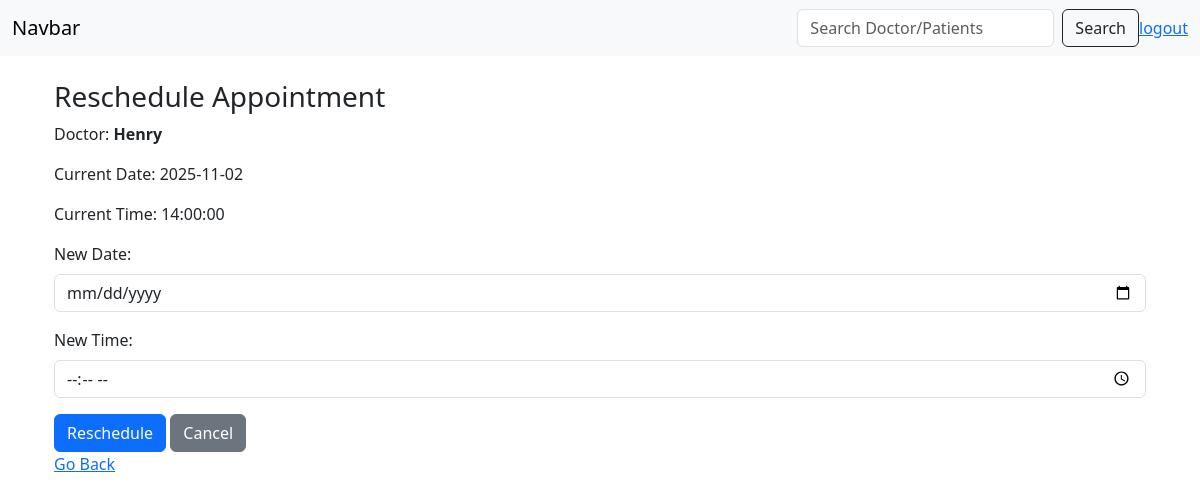
/patient_dashboard/reschedule/1 (signed in), run on the app's committed database.
### application/models.py (models this page shows)
class Doctor(db.Model):
    __tablename__ = "doctor"
    id=db.Column(db.Integer(),primary_key=True,autoincrement=True)
    doctor_id = db.Column(db.Integer(),db.ForeignKey('user.user_id'),nullable=False)
    name = db.Column(db.String(100),nullable=False)
    username = db.Column(db.String(100),nullable=False)
    department = db.Column(db.String(100),db.ForeignKey("department.department_name"),nullable=False)
    availability = db.Column(db.String(200), nullable=True)
    appointments = db.relationship("Appointment", backref="doctor", cascade="all, delete-orphan")

class Appointment(db.Model):
    __tablename__ = "appointment"
    appointment_id = db.Column(db.Integer(),primary_key=True,autoincrement=True)
    patient_id = db.Column(db.Integer() , db.ForeignKey("patient.patient_id") ,nullable=False)
    doctor_id = db.Column(db.Integer() , db.ForeignKey("doctor.id"),nullable=True)
    date = db.Column(db.Date(),nullable = False)
    time = db.Column(db.Time(),nullable = False)
    status = db.Column(db.String(),nullable = False , default="Booked")

### application/patient_api.py (the view, shortened to what this page needs)
@api.route("/patient_dashboard/reschedule/<int:appointment_id>", methods=["GET", "POST"])
@login_required
def reschedule_appointment(appointment_id):
    appointment = Appointment.query.get_or_404(appointment_id)
    doctor = Doctor.query.filter(
        or_(
            Doctor.id == appointment.doctor_id,
            Doctor.doctor_id == appointment.doctor_id
        )
    ).first()
    if not doctor:
        flash("Linked doctor not found for this appointment.", "warning")
        return redirect(url_for('patient_api.patient_dashboard'))
    return render_template("patient/reschedule.html", appointment=appointment, doctor=doctor)

### templates/patient/reschedule.html
{% extends "patient/layout.html" %}
{% block body %}
<div class="container mt-4">
    <h3>Reschedule Appointment</h3>
    <p>Doctor: <strong>{{ doctor.name }}</strong></p>
    <p>Current Date: {{ appointment.date }}</p>
    <p>Current Time: {{ appointment.time }}</p>
    <form method="POST" action="{{ url_for('patient_api.reschedule_appointment', appointment_id=appointment.appointment_id) }}">
        <div class="mb-3">
            <label for="date" class="form-label">New Date:</label>
            <input type="date" name="date" class="form-control" required>
        </div>
        <div class="mb-3">
            <label for="time" class="form-label">New Time:</label>
            <input type="time" name="time" class="form-control" required>
        </div>
        <button type="submit" class="btn btn-primary">Reschedule</button>
        <a href="{{ url_for('patient_api.patient_dashboard') }}" class="btn btn-secondary">Cancel</a>
    </form>
    <a href="{{ url_for('patient_api.patient_dashboard') }}">Go Back</a>
</div>
{% endblock %}

### data on the page
Doctor: name "Henry"
Appointment: date "2025-11-02", time "14:00:00"
